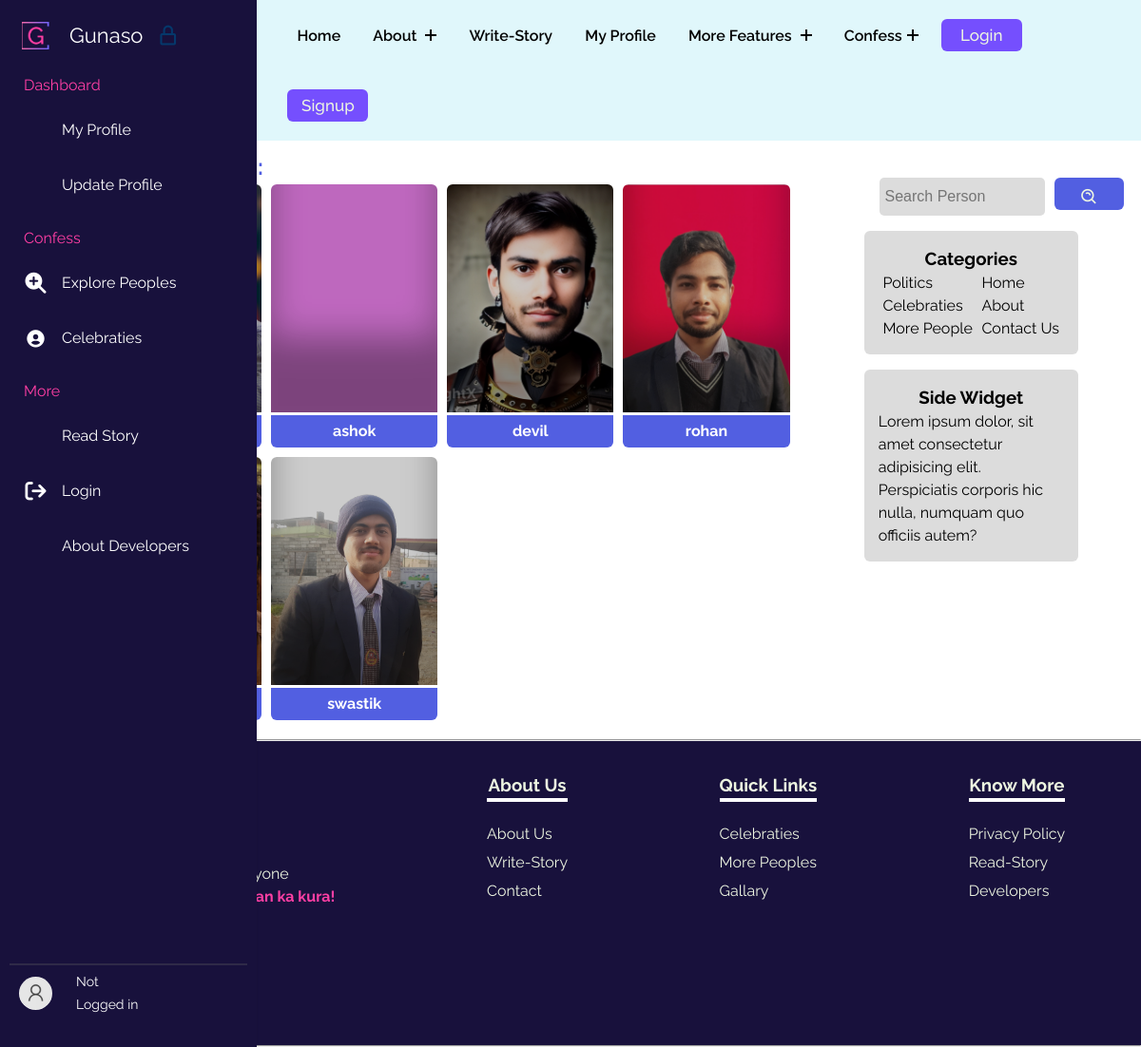
Before: /searchperson/ with the older database file.
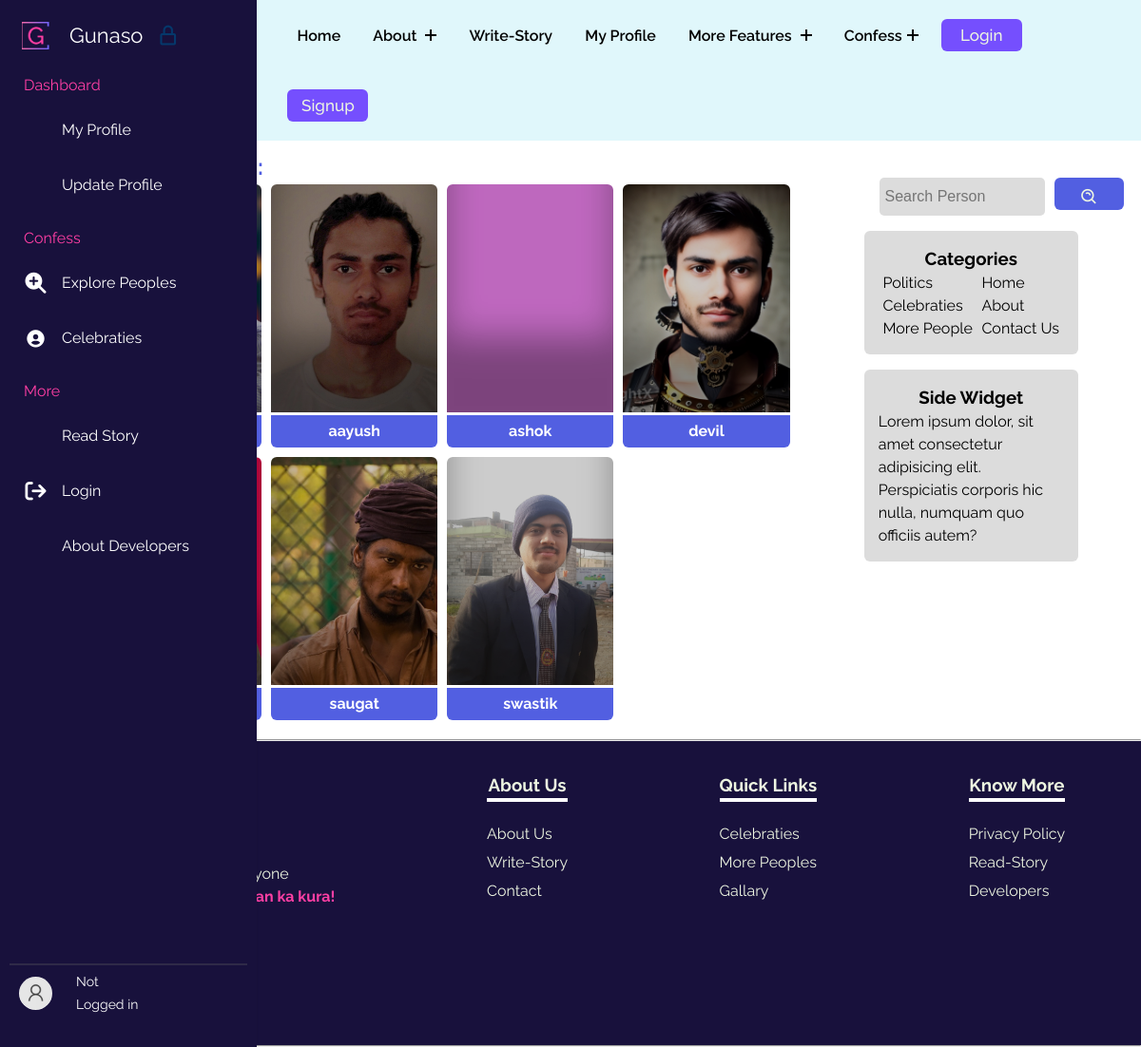
After: the same page with the newer database file.
### gunasoApp/models.py (models this page shows, shortened)
class Profile(models.Model):
    user = models.OneToOneField(User, on_delete=models.CASCADE, related_name="Profile")
    image = models.ImageField(upload_to="gunasoApp/images/loggeduserImages", blank=True, default="upload-image")

### gunasoApp/views.py (the view, shortened to what this page needs)
# urls.py: path('searchperson/', views.searchperson, name="searchperson"),
def searchperson(request):
    query = request.GET.get('query', '')
    if len(query) > 100:
        allPerson = Profile.objects.none()
    else:
        try:
            user_id = int(query)
            person = Profile.objects.filter(user_id=user_id)
        except ValueError:
            person = Profile.objects.none()
        if request.user.is_anonymous:
            allPersonContent = Profile.objects.filter(user__username__icontains=query)
            allPerson = person.union(allPersonContent)
            params = {'allPerson': allPerson, 'query': query}
    return render(request, 'searchperson.html', params)

### templates/searchperson.html (shortened to what this page needs)
{% extends 'base.html' %}
{% load static %}
    {% block base_style%}
    {{ block.super }}
    <link rel="stylesheet" href="{% static 'styles/persons.css' %}">
    {% endblock base_style%}
    {% block content %}
    <div class="famoustopicsmain">
        <div class="containflex">
            <div class="leftside">
                <h2>Search <span class="blue">Results:</span></h2>
                    <div class="gridcontain">
                        {% for profile in allPerson %}
                        <div data-aos="fade-up">
                            <div class="card" style="background-image: url(../media/{{profile.image}});">
                            </div>
                            <div class="linksbtns">
                                <a class="usernameanchor" href="../user/{{ profile.user }}">{{ profile.user }}</a>
                            </div>
                        </div>
                        {% endfor %}
                    </div>
            </div>
            <div class="rightside">
                <div class="searchdiv">
                    <form method="get" action="{% url 'searchperson' %}">
                        <input class="searchinp" type="search" placeholder="Search Person" aria-label="Search"
                            name="query" id="query">
                        <button class="copybtn" type="submit" style="margin: 0;">
                            <i class='bx bx-search-alt'></i>
                        </button>
                    </form>
                </div>
                <div class="catandside">
                    <div class="categoriesdiv">
                        <h3>Categories</h3>
                        <div class="uls">
                            <ul class="lineone">
                                <li><a href="#">Politics</a></li>
                                <li><a href="#">Celebraties</a></li>
                                <li><a href="#">More People</a></li>
                            </ul>
                            <ul class="lineone">
                                <li><a href="/">Home</a></li>
                                <li><a href="/about">About</a></li>
                                <li><a href="/">Contact Us</a></li>
                            </ul>
                        </div>
                    </div>
                    <div class="categoriesdiv">
                        <h3>Side Widget</h3>
                        <p>Lorem ipsum dolor, sit amet consectetur adipisicing elit. Perspiciatis corporis hic nulla,
                            numquam quo officiis autem?</p>
                    </div>
                </div>
            </div>
        </div>
    </div>
    {% endblock %}

Changed rows visible on the page:
no longer on this page (row unchanged): Profile: image (picture), user "rohan"
added Profile: image (picture), user "aayush"
now on this page (row unchanged): Profile: image (picture), user "saugat"
